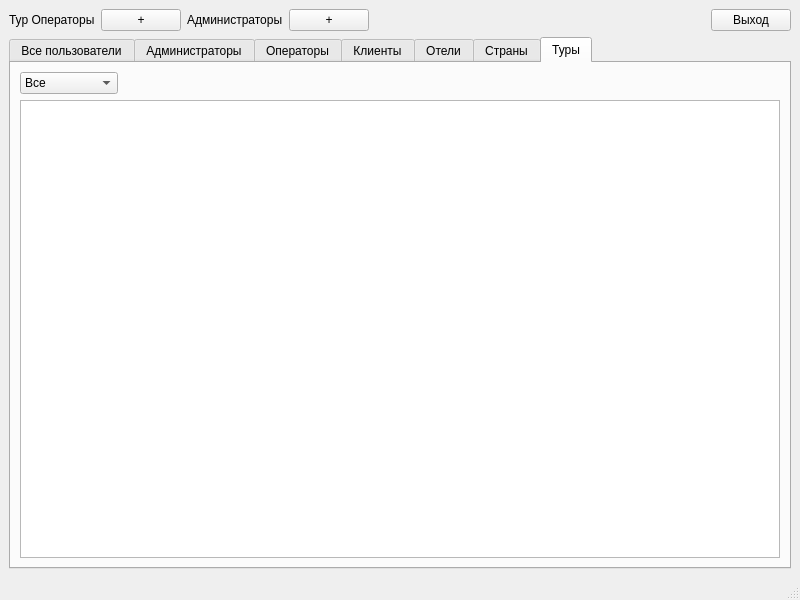
<?xml version="1.0" encoding="UTF-8"?>
<ui version="4.0">
 <class>MainAdminWindow</class>
 <widget class="QMainWindow" name="MainAdminWindow">
  <property name="geometry">
   <rect>
    <x>0</x>
    <y>0</y>
    <width>800</width>
    <height>600</height>
   </rect>
  </property>
  <property name="windowTitle">
   <string>MainWindow</string>
  </property>
  <widget class="QWidget" name="centralwidget">
   <layout class="QGridLayout" name="gridLayout_3">
    <item row="0" column="0">
     <layout class="QHBoxLayout" name="horizontalLayout_2">
      <item>
       <layout class="QHBoxLayout" name="horizontalLayout">
        <item>
         <widget class="QLabel" name="label">
          <property name="text">
           <string>Тур Операторы</string>
          </property>
         </widget>
        </item>
        <item>
         <widget class="QPushButton" name="AddpushButton">
          <property name="text">
           <string>+</string>
          </property>
         </widget>
        </item>
       </layout>
      </item>
      <item>
       <layout class="QHBoxLayout" name="horizontalLayout_3">
        <item>
         <widget class="QLabel" name="label_2">
          <property name="text">
           <string>Администраторы</string>
          </property>
         </widget>
        </item>
        <item>
         <widget class="QPushButton" name="AddAdminpushButton">
          <property name="text">
           <string>+</string>
          </property>
         </widget>
        </item>
       </layout>
      </item>
      <item>
       <spacer name="horizontalSpacer">
        <property name="orientation">
         <enum>Qt::Horizontal</enum>
        </property>
        <property name="sizeHint" stdset="0">
         <size>
          <width>448</width>
          <height>20</height>
         </size>
        </property>
       </spacer>
      </item>
      <item>
       <widget class="QPushButton" name="ExitpushButton">
        <property name="text">
         <string>Выход</string>
        </property>
       </widget>
      </item>
     </layout>
    </item>
    <item row="1" column="0">
     <widget class="QTabWidget" name="tabWidget">
      <property name="currentIndex">
       <number>6</number>
      </property>
      <widget class="QWidget" name="tab_3">
       <attribute name="title">
        <string>Все пользователи</string>
       </attribute>
       <layout class="QGridLayout" name="gridLayout_4">
        <item row="0" column="0">
         <widget class="QTableView" name="ActortableView"/>
        </item>
       </layout>
      </widget>
      <widget class="QWidget" name="tab">
       <attribute name="title">
        <string>Администраторы</string>
       </attribute>
       <layout class="QGridLayout" name="gridLayout">
        <item row="0" column="0">
         <widget class="QTableView" name="AdmintableView"/>
        </item>
       </layout>
      </widget>
      <widget class="QWidget" name="tab_2">
       <attribute name="title">
        <string>Операторы</string>
       </attribute>
       <layout class="QGridLayout" name="gridLayout_2">
        <item row="0" column="0">
         <widget class="QTableView" name="OperatortableView"/>
        </item>
       </layout>
      </widget>
      <widget class="QWidget" name="tab_4">
       <attribute name="title">
        <string>Клиенты</string>
       </attribute>
       <layout class="QGridLayout" name="gridLayout_5">
        <item row="0" column="0">
         <widget class="QTableView" name="ClienttableView"/>
        </item>
       </layout>
      </widget>
      <widget class="QWidget" name="tab_5">
       <attribute name="title">
        <string>Отели</string>
       </attribute>
       <layout class="QGridLayout" name="gridLayout_6">
        <item row="0" column="0">
         <widget class="QComboBox" name="HotelModelcomboBox">
          <item>
           <property name="text">
            <string>Все</string>
           </property>
          </item>
          <item>
           <property name="text">
            <string>Актуальные</string>
           </property>
          </item>
          <item>
           <property name="text">
            <string>Удаленные</string>
           </property>
          </item>
         </widget>
        </item>
        <item row="0" column="1">
         <spacer name="horizontalSpacer_3">
          <property name="orientation">
           <enum>Qt::Horizontal</enum>
          </property>
          <property name="sizeHint" stdset="0">
           <size>
            <width>596</width>
            <height>20</height>
           </size>
          </property>
         </spacer>
        </item>
        <item row="1" column="0" colspan="2">
         <widget class="QListView" name="HotelListView"/>
        </item>
       </layout>
      </widget>
      <widget class="QWidget" name="tab_6">
       <attribute name="title">
        <string>Страны</string>
       </attribute>
       <layout class="QGridLayout" name="gridLayout_7">
        <item row="0" column="0">
         <widget class="QComboBox" name="CountryModelcomboBox">
          <item>
           <property name="text">
            <string>Все</string>
           </property>
          </item>
          <item>
           <property name="text">
            <string>Актуальные</string>
           </property>
          </item>
          <item>
           <property name="text">
            <string>Удаленные</string>
           </property>
          </item>
         </widget>
        </item>
        <item row="0" column="1">
         <spacer name="horizontalSpacer_2">
          <property name="orientation">
           <enum>Qt::Horizontal</enum>
          </property>
          <property name="sizeHint" stdset="0">
           <size>
            <width>596</width>
            <height>20</height>
           </size>
          </property>
         </spacer>
        </item>
        <item row="1" column="0" colspan="2">
         <widget class="QListView" name="CountryListView"/>
        </item>
       </layout>
      </widget>
      <widget class="QWidget" name="tab_7">
       <attribute name="title">
        <string>Туры</string>
       </attribute>
       <layout class="QGridLayout" name="gridLayout_8">
        <item row="0" column="0">
         <widget class="QComboBox" name="TourModelcomboBox">
          <item>
           <property name="text">
            <string>Все</string>
           </property>
          </item>
          <item>
           <property name="text">
            <string>Актуальные</string>
           </property>
          </item>
          <item>
           <property name="text">
            <string>Удаленные</string>
           </property>
          </item>
         </widget>
        </item>
        <item row="0" column="1">
         <spacer name="horizontalSpacer_4">
          <property name="orientation">
           <enum>Qt::Horizontal</enum>
          </property>
          <property name="sizeHint" stdset="0">
           <size>
            <width>596</width>
            <height>20</height>
           </size>
          </property>
         </spacer>
        </item>
        <item row="1" column="0" colspan="2">
         <widget class="QListView" name="TourListView"/>
        </item>
       </layout>
      </widget>
     </widget>
    </item>
   </layout>
  </widget>
  <widget class="QMenuBar" name="menubar">
   <property name="geometry">
    <rect>
     <x>0</x>
     <y>0</y>
     <width>800</width>
     <height>24</height>
    </rect>
   </property>
  </widget>
  <widget class="QStatusBar" name="statusbar"/>
 </widget>
 <resources/>
 <connections/>
</ui>
